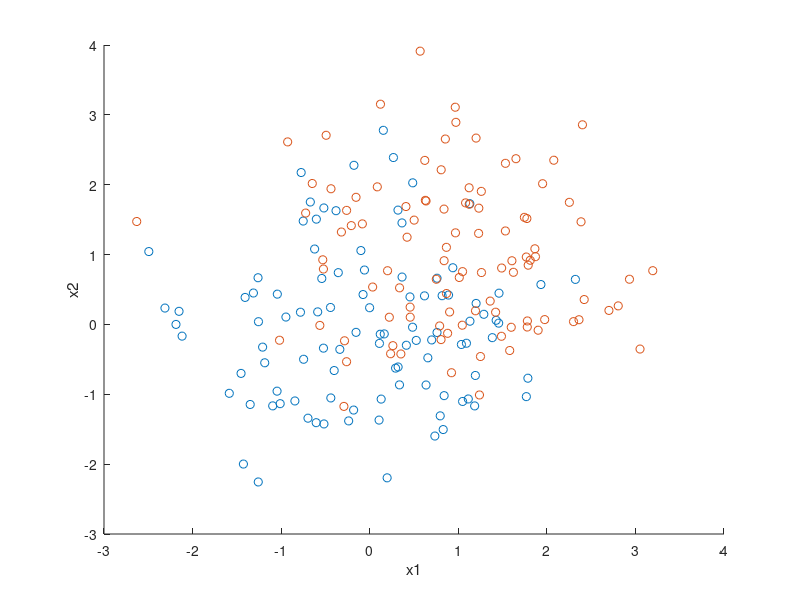

The MATLAB source for this figure:
% Compute the ordinary Euclidean distance
D_act = 1

X = randn(100, 2);
Y = randn(100, 2) + D_act;
scatter(X(:,1),X(:,2),'rx')
hold on
scatter(Y(:,1),Y(:,2),'bx')
hold off
xlabel('x1')
ylabel('x2')

[IDX,DNN] = knnsearch(X,Y);

avg_D = mean(DNN)

%%

D = pdist2(X,Y,'euclidean'); % euclidean distance